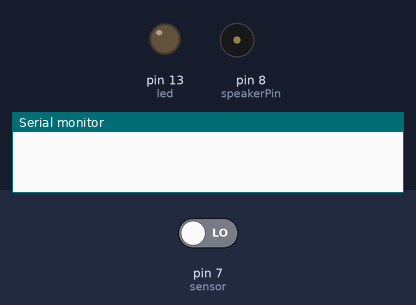
Bench run of a sketch on a simulated Arduino Uno, built with avr-gcc and run on an emulated ATmega328P. On the bench: output pins drawn as LEDs (lit = HIGH), buzzer (waves = sounding), the last lines printed to the serial monitor. The inputs (shaded band) are chosen by the test bench; at power-on: pin 7 (sensor) LOW.

Above: at 1.2 s.
1.3 s: pin 7 (sensor) driven HIGH
At 2.6 s:
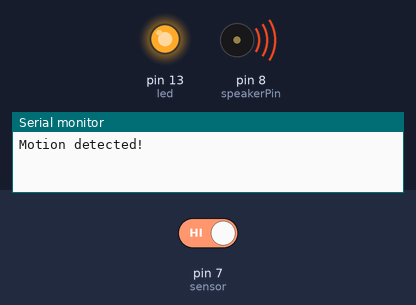
2.9 s: pin 7 (sensor) driven LOW
At 3.8 s:
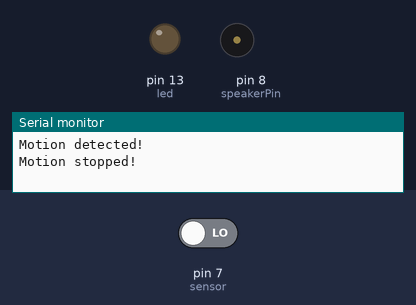
Timing chart, 0 to 5.9 s (numbered marks = the images above; inputs shaded):
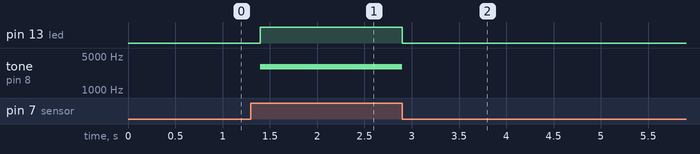

The sketch:

prsensor.ino
```cpp
/*
    Arduino with PIR motion sensor
    For complete project details, visit: http://RandomNerdTutorials.com/pirsensor
    Modified by Rui Santos based on PIR sensor by Limor Fried
    Further modified by Salamat Burzhuev(buzzer is added)
*/

int led = 13;                // the pin that the LED is atteched to(13 builtin sensor)
int sensor = 7;              // the pin that the sensor is atteched to
int state = LOW;             // by default, no motion detected
int val = 0;                 // variable to store the sensor status (value)
int speakerPin=8;            // buzzer pin

void setup() {
  pinMode(led, OUTPUT);      // initalize LED as an output
  pinMode(sensor, INPUT);    // initialize sensor as an input
  Serial.begin(9600);        // initialize serial
  pinMode(speakerPin,OUTPUT); // initialize buzzer
}

void loop(){
  val = digitalRead(sensor);   // read sensor value
  //Serial.println(val);
  //delay(100);
  if (val == HIGH) {           // check if the sensor is HIGH
    digitalWrite(led, HIGH);   // turn LED ON
    tone(speakerPin, 3000);
    delay(100);                // delay 100 milliseconds

    if (state == LOW) {
      Serial.println("Motion detected!");
        tone(speakerPin,3000);
      state = HIGH;       // update variable state to HIGH
    }
  }
  else {
      digitalWrite(led, LOW); // turn LED OFF
      noTone(speakerPin);
      delay(200);             // delay 200 milliseconds

      if (state == HIGH){
        Serial.println("Motion stopped!");
        state = LOW;       // update variable state to LOW
        noTone(speakerPin);
    }
  }
}
```

Measured:
- after the input at 1.3 s, pin 13 (led): LOW → HIGH after 0.10 s; tone on pin 8 (speakerPin): silent → 3000 Hz after 0.10 s
- after the input at 2.9 s, pin 13 (led): HIGH → LOW at once; tone on pin 8 (speakerPin): 3000 Hz → silent at once
